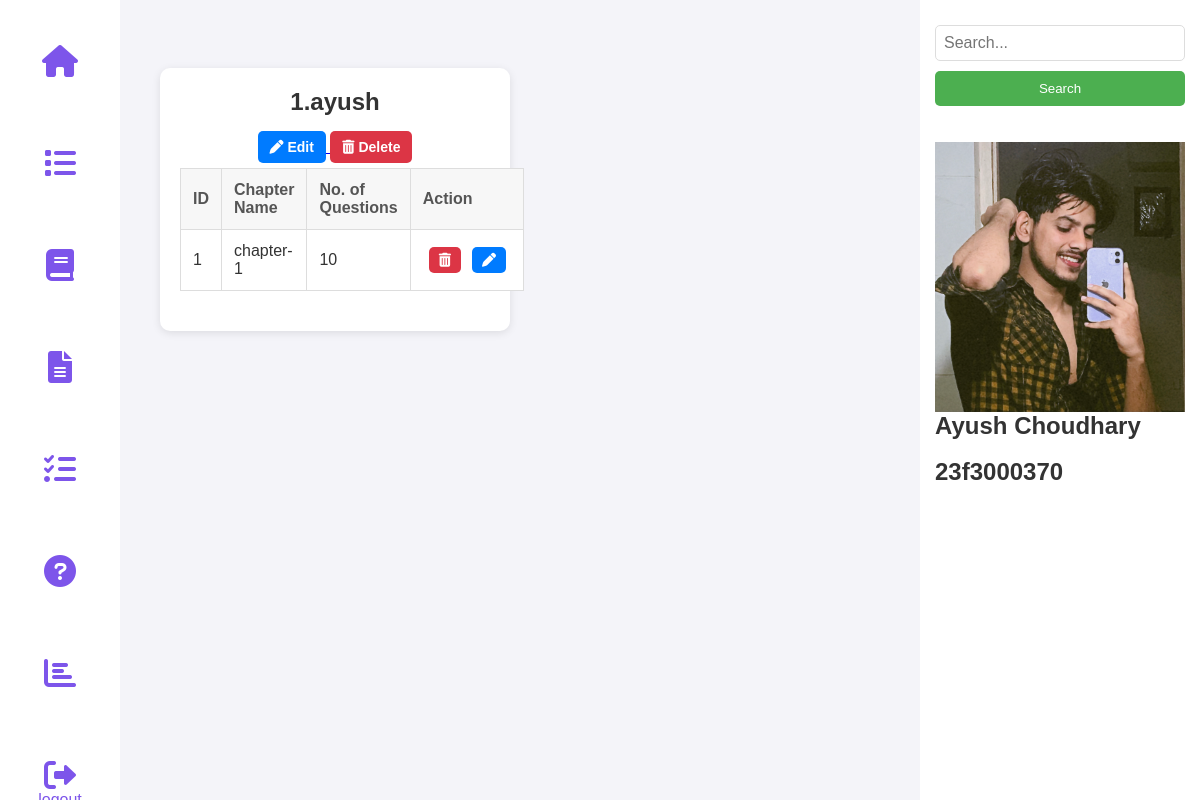
The app's page /admin_dashboard (signed in), older data.
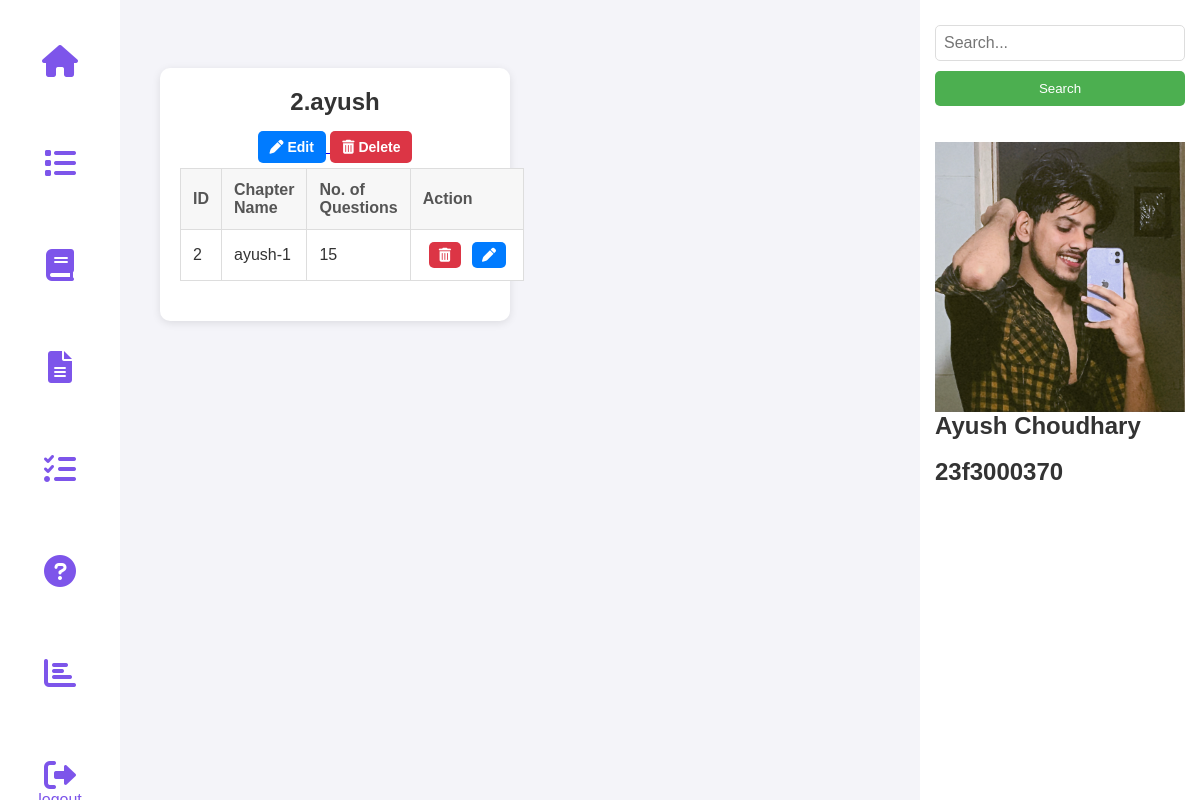
The same page, newer data.
### tables this page shows
CREATE TABLE SUBJECTS(
    id INTEGER PRIMARY KEY AUTOINCREMENT,
    subject_name TEXT NOT NULL
    );

CREATE TABLE CHAPTERS(
    id INTEGER PRIMARY KEY AUTOINCREMENT,
    chapter_name TEXT NOT NULL,
    subject_id INTEGER NOT NULL,
    no_of_question INTEGER NOT NULL,
    FOREIGN KEY(subject_id) REFERENCES SUBJECTS(id) on DELETE CASCADE ON UPDATE CASCADE
    );

### controllers/admin.py (the view)
@admin_bp.route('/admin_dashboard')
def admin_dashboard():
    if 'admin' not in session:
        return redirect(url_for('auth.admin_login'))
    conn = get_db_connection()
    cursor = conn.cursor()
    cursor.execute("SELECT * FROM SUBJECTS")
    subjects = cursor.fetchall()
    cursor.execute("SELECT id, chapter_name, subject_id, no_of_question FROM CHAPTERS")
    chapters = cursor.fetchall()
    conn.close()
    subject_dict = {sub[0]: {"id": sub[0], "name": sub[1], "chapters": []} for sub in subjects}
    for chap in chapters:
        subject_id = chap[2]
        if subject_id in subject_dict:
            subject_dict[subject_id]["chapters"].append({
                "id": chap[0],
                "name": chap[1],
                "no_of_question": chap[3]
            })
    return render_template('admin/admin_dashboard.html', subjects=subject_dict.values())

### models/setup_db.py (called while the page is built)
def get_db_connection():
    try:
        conn = sqlite3.connect(DB_PATH)
        conn.execute("PRAGMA foreign_keys = ON;")
        return conn
    except sqlite3.Error as e:
        print(f"❌ Database connection failed: {e}")
        return None

### templates/admin/admin_dashboard.html (shortened to what this page needs)
<!DOCTYPE html>
<html lang="en">
<head>
  <link rel="stylesheet" href="https://cdnjs.cloudflare.com/ajax/libs/font-awesome/6.0.0/css/all.min.css">
  <link rel="stylesheet" href="{{ url_for('static', filename='admin.css') }}">
</head>
<body>
  <nav class="nav">
    <div class="nav-left">
      <a href="{{ url_for('admin.admin_dashboard') }}"><button class="nav-button"><i
            class="fas fa-home fa-2x"></i></button></a>
      <a href="{{ url_for('admin.view_quiz') }}"><button class="nav-button"><i
            class="fas fa-list fa-2x"></i></button></a>
      <a href="{{ url_for('admin.add_subject') }}"><button class="nav-button"><i
            class="fas fa-book fa-2x"></i></button></a>
      <a href="{{ url_for('admin.add_chapter') }}"><button class="nav-button"><i
            class="fas fa-file-alt fa-2x"></i></button></a>
      <a href="{{ url_for('admin.add_quiz') }}"><button class="nav-button"><i
            class="fas fa-tasks fa-2x"></i></button></a>
      <a href="{{ url_for('admin.add_question') }}"><button class="nav-button"><i
            class="fas fa-question-circle fa-2x"></i></button></a>
      <a href="{{ url_for('admin.admin_summary') }}"><button class="nav-button"><i
            class="fas fa-chart-bar fa-2x"></i></button></a>
      <a href="{{ url_for('auth.logout') }}"><button class="nav-button"><i
            class="fas fa-sign-out-alt fa-2x"></i>logout</button></a>
    </div>
  </nav>
  <nav class="nav2">
    <div class="nav-right">
      <form method="GET" action="{{ url_for('admin.search_admin') }}">
        <input type="text" name="query" class="search-bar" placeholder="Search...">
        <button type="submit" class="search-button">Search</button>
      </form>
      <br><br>
      <img src="{{ url_for('static', filename='ayush.jpeg') }}" alt="Admin Profile" class="profile">
      <h1>Ayush Choudhary</h1>
      <br>
      <h2>23f3000370</h2>
    </div>
  </nav>
  <div class="container2">
    {% for subject in subjects %}
    <div class="quiz-box">
      <h1>{{subject.id}}.{{ subject.name }}</h1>
      <a href="{{ url_for('admin.edit_subject', subject_id=subject.id) }}">
        <button class="edit-btn"><i class="fas fa-pen"></i> Edit</button>
      </a>
      <a href="{{ url_for('admin.delete_subject', subject_id=subject.id) }}" class="delete-button">
        <i class="fas fa-trash-alt"></i> Delete
      </a>
      <table border="1">
        <thead>
          <tr>
            <th>ID</th>
            <th>Chapter Name</th>
            <th>No. of Questions</th>
            <th>Action</th>
          </tr>
        </thead>
        <tbody>
          {% for chapter in subject.chapters %}
          <tr>
            <td>{{ chapter.id }}</td>
            <td>{{ chapter.name }}</td>
            <td>{{ chapter.no_of_question }}</td>
            <td>
              <div class="button-group">
                <br>
                <a href="{{ url_for('admin.delete_chapter', chapter_id=chapter.id) }}" class="delete-button">
                  <i class="fas fa-trash-alt"></i>
                </a>
                <a href="{{ url_for('admin.edit_chapter', chapter_id=chapter.id) }}" class="edit-btn">
                  <i class="fas fa-pen"></i>
                </a>
              </div>
            </td>
          </tr>
          {% else %}
          <tr>
            <td colspan="4">No chapters available</td>
          </tr>
          {% endfor %}
        </tbody>
      </table>
    </div>
    {% endfor %}
  </div>
</body>
</html>

### static/admin.css (style rules this page uses)
* { margin: 0; padding: 0; box-sizing: border-box; }
body { font-family: Arial, sans-serif; background-color: #f4f4f9; color: #333; padding: 0; margin: 0; }
.nav2 { width: 280px; position: fixed; right: 0; top: 0; height: 100vh; background-color: white; display: flex; flex-direction: column; align-items: flex-start; padding: 15px; }
.nav { width: 120px; position: fixed; left: 0; top: 0; height: 100vh; background-color: white; display: flex; flex-direction: column; align-items: flex-start; padding: 15px; }
.nav-left { display: flex; flex-direction: column; width: 100%; }
.nav-right { display: flex; flex-direction: column; width: 100%; }
.nav-button { background-color: white; border: none; color:#7d55ea; text-align: center; padding: 10px; width: 100%; font-size: 16px; cursor: pointer; margin-top: 20px; margin-bottom: 30px; }
.search-bar { width: 100%; padding: 8px; font-size: 16px; border: 1px solid #ddd; border-radius: 5px; margin: 10px 0; }
.search-button { width: 100%; padding: 10px; background-color: #4CAF50; color: white; border: none; border-radius: 5px; cursor: pointer; text-align: center; }
.quiz-box { background-color: white; border-radius: 10px; box-shadow: 0 2px 8px rgba(0, 0, 0, 0.1); padding: 20px; text-align: center; transition: transform 0.3s ease; }
.quiz-box h1 { font-size: 1.5rem; margin-bottom: 15px; color: #333; }
.quiz-box table { width: 100%; border-collapse: collapse; margin-bottom: 20px; }
.quiz-box th, .quiz-box td { padding: 12px; text-align: left; border: 1px solid #ddd; }
.quiz-box th { background-color: #f7f7f7; color: #555; font-weight: bold; }
.quiz-box td { background-color: #fff; color: #333; }
.edit-btn, .delete-button { padding: 8px 12px; border: none; border-radius: 5px; font-size: 14px; font-weight: bold; cursor: pointer; transition: all 0.3s ease; }
.edit-btn { background-color: #007bff; color: white; margin-bottom: 5px; }
.delete-button { background-color: #dc3545; color: white; text-decoration: none; display: inline-block; }
td { text-align: center; }
td .delete-button, td .edit-btn { display: inline-flex; align-items: center; justify-content: center; padding: 6px 10px; border-radius: 5px; text-decoration: none; transition: 0.3s ease; font-size: 14px; gap: 5px; }
.delete-button { background-color: #dc3545; color: white; }
td .delete-button, td .edit-btn { display: inline-flex; margin: 0 5px; }
.container2 { display: grid; grid-template-columns: repeat(auto-fill, minmax(350px, 1fr)); gap: 20px; margin-top: 4%; padding: 20px; margin-left: 140px; margin-right: 300px; }
td .button-group { display: flex; gap: 1px; justify-content: center; }

Row changes from the older to the newer data that the page shows:
removed SUBJECTS: id "1", name "ayush"
removed CHAPTERS: id "1", name "chapter-1", no_of_question "10"
added SUBJECTS: id "2", name "ayush"
added CHAPTERS: id "2", name "ayush-1", no_of_question "15"
